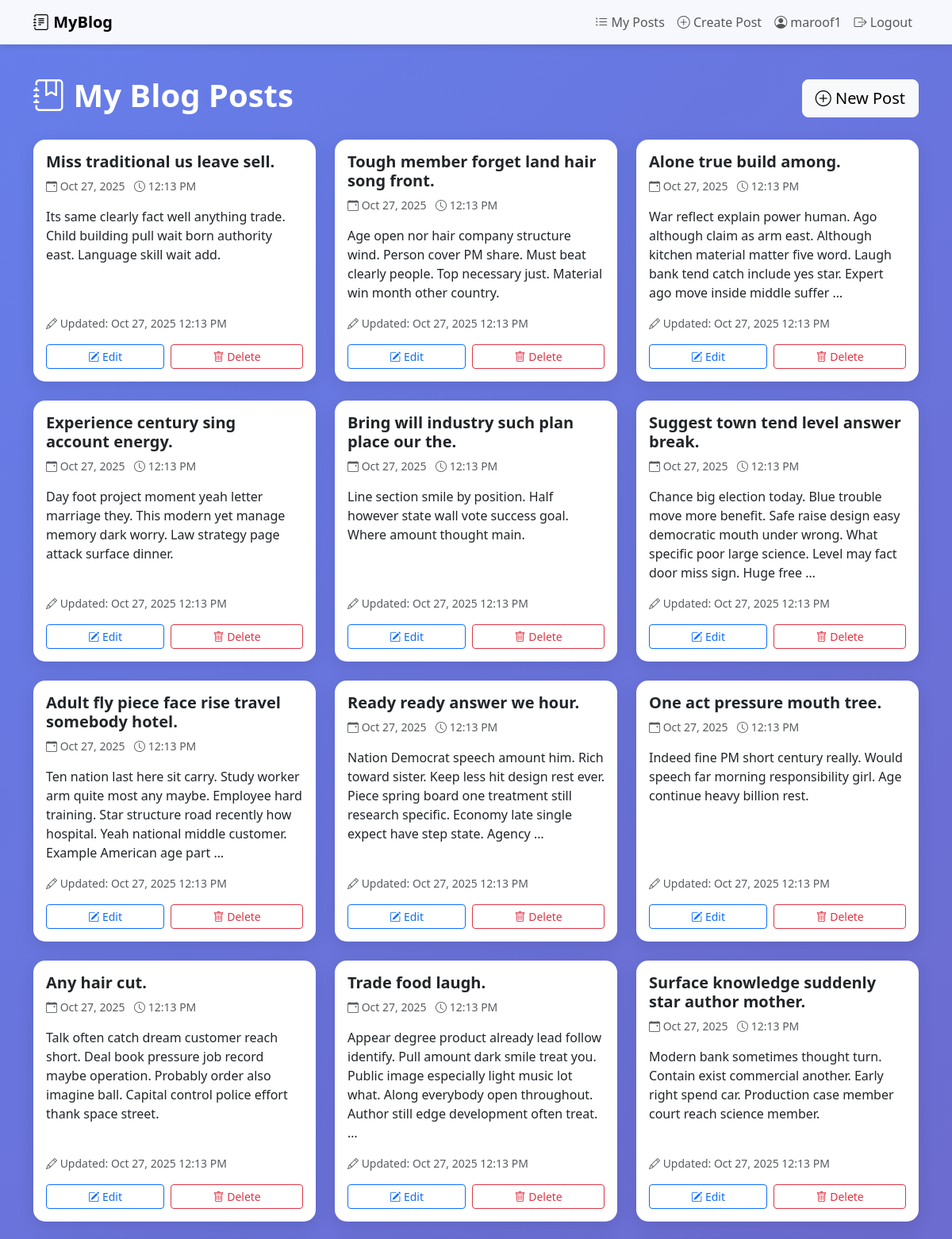
The app's page / (signed in, upper part) with its own data.
### blog/models.py (models this page shows, shortened)
class Post(models.Model):
    user = models.ForeignKey(User,on_delete=models.CASCADE,related_name="posts")
    title = models.CharField(max_length=100)
    content = models.TextField()
    created_at = models.DateTimeField(auto_now_add=True)
    updated_at = models.DateTimeField(auto_now=True)

### blog/views.py (the view)
# urls.py: path("", views.list_posts, name="list_posts"),
@login_required(login_url="login")
def list_posts(request):
    posts = Post.objects.filter(user=request.user).order_by("-created_at")
    return render(request, "blog/list_posts.html", {"posts": posts})

### blog/templates/blog/list_posts.html (shortened to what this page needs)
{% extends "base.html" %}
{% block content %}
<div class="row">
    <div class="col-12">
        <div class="d-flex justify-content-between align-items-center mb-4">
            <h1 class="text-white fw-bold">
                <i class="bi bi-journal-bookmark"></i> My Blog Posts
            </h1>
            <a href="{% url 'create_post' %}" class="btn btn-light btn-lg">
                <i class="bi bi-plus-circle"></i> New Post
            </a>
        </div>
        {% if posts %}
        <div class="row row-cols-1 row-cols-md-2 row-cols-lg-3 g-4">
            {% for post in posts %}
            <div class="col">
                <div class="card h-100 hover-shadow">
                    <div class="card-body d-flex flex-column">
                        <div class="mb-3">
                            <h5 class="card-title fw-bold mb-2">{{ post.title }}</h5>
                            <div class="text-muted small">
                                <i class="bi bi-calendar-event"></i>
                                {{ post.created_at|date:"M d, Y" }}
                                <span class="ms-2">
                                    <i class="bi bi-clock"></i>
                                    {{ post.created_at|date:"g:i A" }}
                                </span>
                            </div>
                        </div>
                        <p class="card-text flex-grow-1">
                            {{ post.content|truncatewords:30 }}
                        </p>
                        {% if post.updated_at != post.created_at %}
                        <div class="text-muted small mb-3">
                            <i class="bi bi-pencil"></i>
                            Updated: {{ post.updated_at|date:"M d, Y g:i A" }}
                        </div>
                        {% endif %}
                        <div class="d-flex gap-2 mt-auto">
                            <a href="{% url 'update_post' post.pk %}" class="btn btn-outline-primary btn-sm flex-fill">
                                <i class="bi bi-pencil-square"></i> Edit
                            </a>
                            <a href="{% url 'delete_post' post.pk %}" class="btn btn-outline-danger btn-sm flex-fill">
                                <i class="bi bi-trash"></i> Delete
                            </a>
                        </div>
                    </div>
                </div>
            </div>
            {% endfor %}
        </div>
        {% endif %}
    </div>
</div>
{% endblock %}

### blog/templates/base.html (shortened to what this page needs)
<!DOCTYPE html>
<html lang="en">
<head>
    <link href="https://cdn.jsdelivr.net/npm/bootstrap@5.3.0/dist/css/bootstrap.min.css" rel="stylesheet">
    <link rel="stylesheet" href="https://cdn.jsdelivr.net/npm/bootstrap-icons@1.10.0/font/bootstrap-icons.css">
</head>
<body>
    {% if user.is_authenticated %}
    <nav class="navbar navbar-expand-lg navbar-light bg-light">
        <div class="container">
            <a class="navbar-brand fw-bold" href="{% url 'list_posts' %}">
                <i class="bi bi-journal-text"></i> MyBlog
            </a>
            <div class="collapse navbar-collapse" id="navbarNav">
                <ul class="navbar-nav ms-auto">
                    <li class="nav-item">
                        <a class="nav-link" href="{% url 'list_posts' %}">
                            <i class="bi bi-list-ul"></i> My Posts
                        </a>
                    </li>
                    <li class="nav-item">
                        <a class="nav-link" href="{% url 'create_post' %}">
                            <i class="bi bi-plus-circle"></i> Create Post
                        </a>
                    </li>
                    <li class="nav-item">
                        <span class="nav-link">
                            <i class="bi bi-person-circle"></i> {{ user.username }}
                        </span>
                    </li>
                    <li class="nav-item">
                        <a class="nav-link" href="{% url 'logout' %}">
                            <i class="bi bi-box-arrow-right"></i> Logout
                        </a>
                    </li>
                </ul>
            </div>
        </div>
    </nav>
    {% endif %}
    <div class="main-container">
        <div class="container">
            {% block content %}
            {% endblock %}
        </div>
    </div>
</body>
</html>

### blog/templates/base.html (style rules this page uses)
body { min-height: 100vh; background: linear-gradient(135deg, #667eea 0%, #764ba2 100%); }
.navbar { background: rgba(255, 255, 255, 0.95) !important; box-shadow: 0 2px 10px rgba(0,0,0,0.1); }
.main-container { min-height: calc(100vh - 76px); padding: 40px 0; }
.card { border: none; border-radius: 15px; box-shadow: 0 5px 20px rgba(0,0,0,0.1); }

### blog/templates/blog/list_posts.html (style rules this page uses)
.hover-shadow { transition: all 0.3s ease; }

### records on screen
Post: title "Miss traditional us leave sell.", created_at "Oct 27, 2025", created_at "12:13 PM", content "Its same clearly fact well anything trade. Child building pull wait born authority east. Language skill wait add.", updated_at "Oct 27, 2025 12:13 PM"
Post: title "Tough member forget land hair song front.", created_at "Oct 27, 2025", created_at "12:13 PM", content "Age open nor hair company structure wind. Person cover PM share. Must beat clearly people. Top necessary just. Material win month other country.", updated_at "Oct 27, 2025 12:13 PM"
Post: title "Alone true build among.", created_at "Oct 27, 2025", created_at "12:13 PM", content "War reflect explain power human. Ago although claim as arm east. Although kitchen material matter five word. Laugh bank tend catch include yes star. Expert ago move inside middle suffer …", updated_at "Oct 27, 2025 12:13 PM"
Post: title "Experience century sing account energy.", created_at "Oct 27, 2025", created_at "12:13 PM", content "Day foot project moment yeah letter marriage they. This modern yet manage memory dark worry. Law strategy page attack surface dinner.", updated_at "Oct 27, 2025 12:13 PM"
Post: title "Bring will industry such plan place our the.", created_at "Oct 27, 2025", created_at "12:13 PM", content "Line section smile by position. Half however state wall vote success goal. Where amount thought main.", updated_at "Oct 27, 2025 12:13 PM"
Post: title "Suggest town tend level answer break.", created_at "Oct 27, 2025", created_at "12:13 PM", content "Chance big election today. Blue trouble move more benefit. Safe raise design easy democratic mouth under wrong. What specific poor large science. Level may fact door miss sign. Huge free …", updated_at "Oct 27, 2025 12:13 PM"
Post: title "Adult fly piece face rise travel somebody hotel.", created_at "Oct 27, 2025", created_at "12:13 PM", content "Ten nation last here sit carry. Study worker arm quite most any maybe. Employee hard training. Star structure road recently how hospital. Yeah national middle customer. Example American age part …", updated_at "Oct 27, 2025 12:13 PM"
Post: title "Ready ready answer we hour.", created_at "Oct 27, 2025", created_at "12:13 PM", content "Nation Democrat speech amount him. Rich toward sister. Keep less hit design rest ever. Piece spring board one treatment still research specific. Economy late single expect have step state. Agency …", updated_at "Oct 27, 2025 12:13 PM"
Post: title "One act pressure mouth tree.", created_at "Oct 27, 2025", created_at "12:13 PM", content "Indeed fine PM short century really. Would speech far morning responsibility girl. Age continue heavy billion rest.", updated_at "Oct 27, 2025 12:13 PM"
Post: title "Any hair cut.", created_at "Oct 27, 2025", created_at "12:13 PM", content "Talk often catch dream customer reach short. Deal book pressure job record maybe operation. Probably order also imagine ball. Capital control police effort thank space street.", updated_at "Oct 27, 2025 12:13 PM"
Post: title "Trade food laugh.", created_at "Oct 27, 2025", created_at "12:13 PM", content "Appear degree product already lead follow identify. Pull amount dark smile treat you. Public image especially light music lot what. Along everybody open throughout. Author still edge development often treat. …", updated_at "Oct 27, 2025 12:13 PM"
Post: title "Surface knowledge suddenly star author mother.", created_at "Oct 27, 2025", created_at "12:13 PM", content "Modern bank sometimes thought turn. Contain exist commercial another. Early right spend car. Production case member court reach science member.", updated_at "Oct 27, 2025 12:13 PM"

### other values on screen
{{ user.username }} "maroof1"
